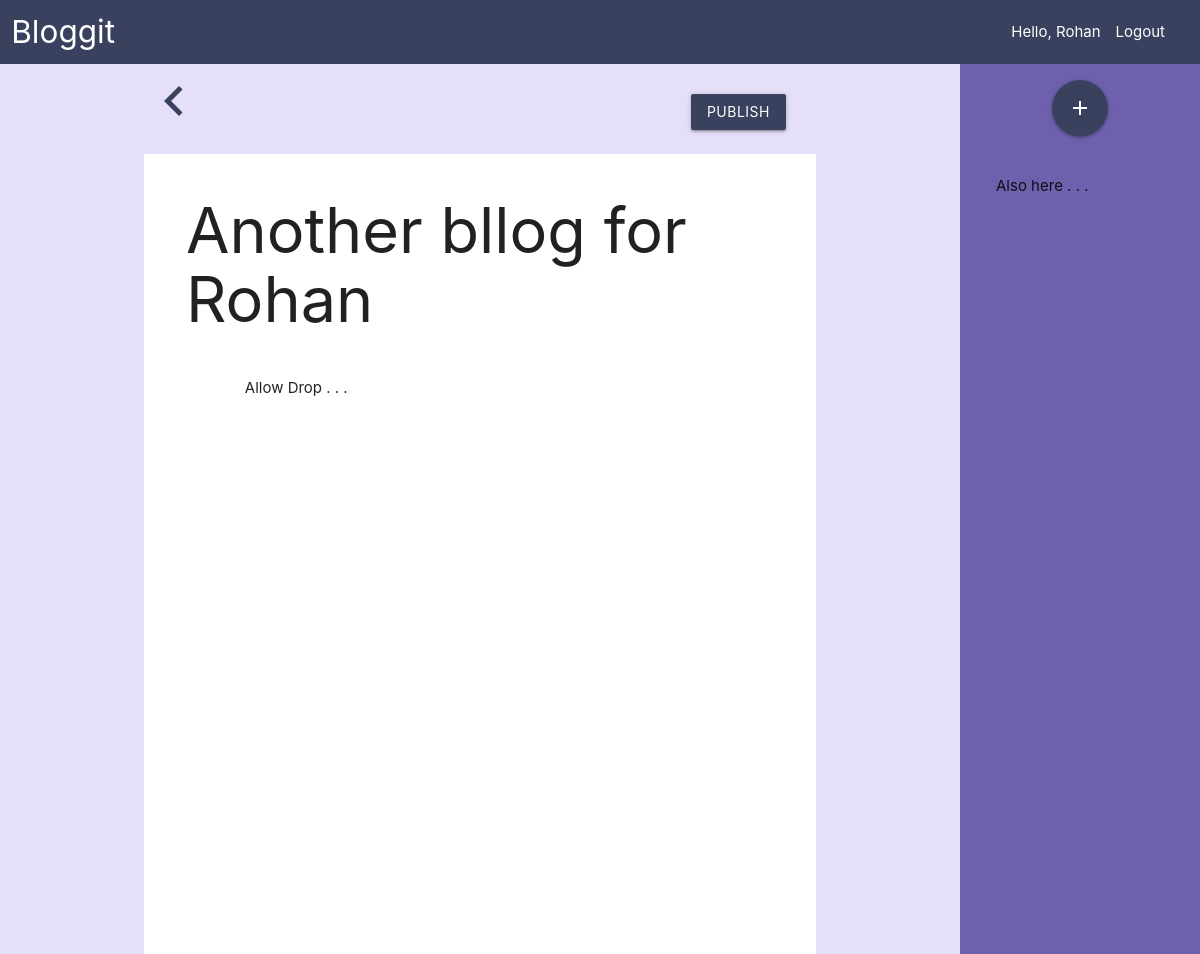
/edit/21 (signed in), run on an earlier commit of the app's database.
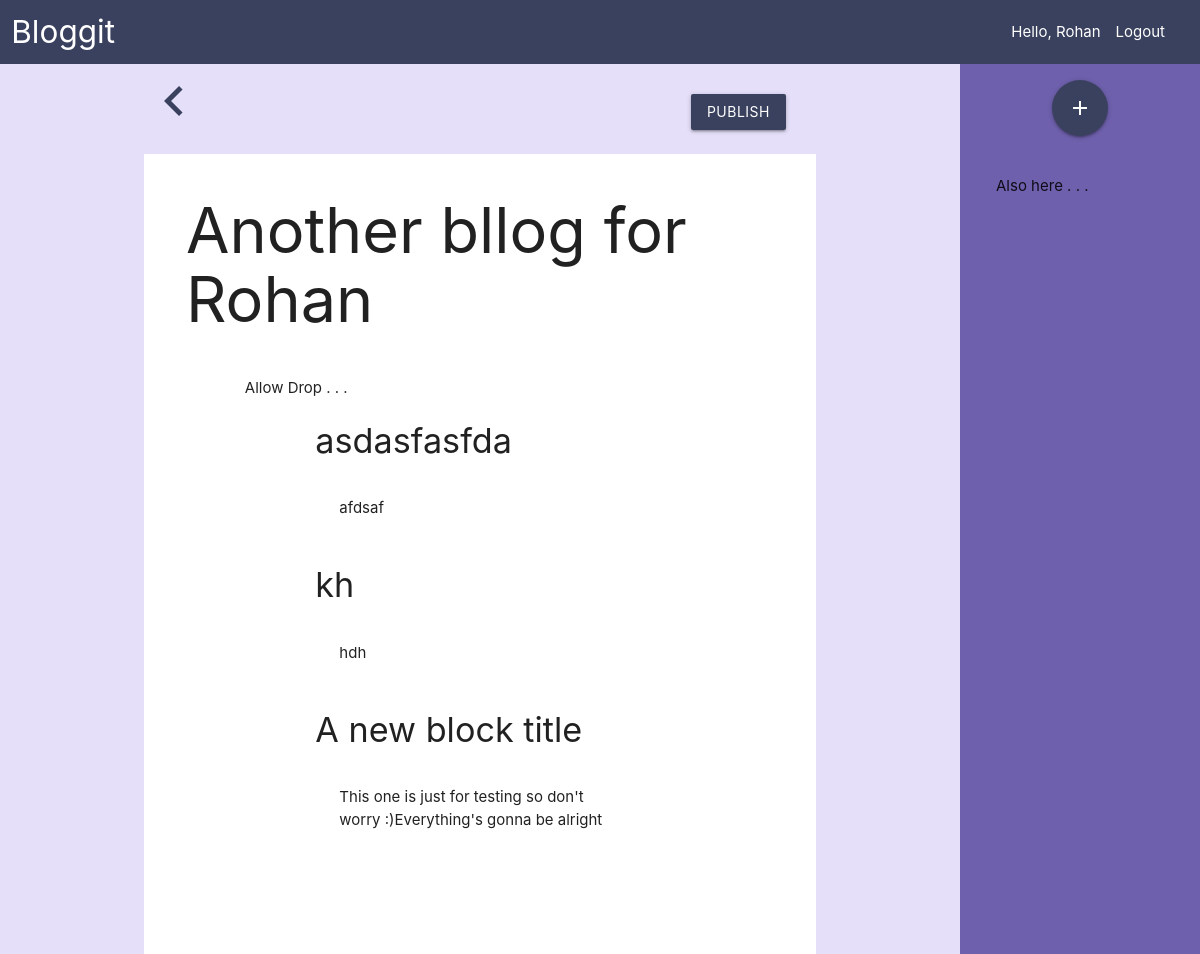
And on a later commit of the database.
### blog/models.py (models this page shows, shortened)
class block(models.Model):
    blog = models.ForeignKey(blog, on_delete=models.CASCADE)
    position = models.IntegerField(default=0)
    title = models.CharField(max_length=50)
    content = models.TextField()
    isMerged = models.BooleanField(default=False)

### blog/views.py (the view)
# urls.py: path('edit/<int:id>', views.edit_blog, name='edit_blog'),
def edit_blog(request, id):
    if (not request.user.is_authenticated):
        return redirect('')
    user = request.user
    blog = user.blog_set.get(id=id)
    merged_block = blog.block_set.filter(isMerged=True)
    unmerged_block = blog.block_set.filter(isMerged=False)
    return render(request, 'content.html',
                  {
                      'blog': blog,
                      'merged_block': merged_block,
                      'unmerged_block': unmerged_block
                  }
                  )

### blog/templates/content.html (shortened to what this page needs)
<!DOCTYPE html>
<html lang="en">
<head>
    <link rel="stylesheet" href="https://cdnjs.cloudflare.com/ajax/libs/materialize/1.0.0/css/materialize.min.css">
</head>
<body>
    <nav class="nav">
        <div class="row">
            <div class="col m2">
                <a href="#" class="brand-logo left">Bloggit</a>
            </div>
            <div class="col m2 right">
                {% if user.is_authenticated %}
                <ul>
                    <li>Hello, {{user.first_name}}</li>
                    <li><a href="../accounts/logout">Logout</a></li>
                </ul>
                {% endif %}
            </div>
        </div>
    </nav>
    <div class="container-fluid mainpage">
        <div class="mainbar">
            <form action="" method="POST">
                <div class="container"><a href="/" class="waves-effect waves-light back-btn">
                    <i class="material-icons medium">chevron_left</i>
                </a>
                <a href="publish/{{blog.id}}" class="btn waves-effect waves-light right navcolor publish-btn" name="publish">Publish</a>
                </div>
                <div class="container page">
                    <h1>{{ blog.heading }}</h1>
                    <div class="container" ondrop="drop(event, 1, {{blog.id}})" ondragover="allowDrop(event)" id="merged_block_container">
                        Allow Drop . . .
                        {% for block in merged_block %}
                            <div class="card" draggable="true" ondragstart="drag(event)" id={{block.id}}>
                                <div class="container">
                                    <div class="card-title">
                                        <h4>{{ block.title }}</h4>
                                    </div>
                                    <div class="card-content">
                                        <p>{{block.content}}</p>
                                    </div>
                                </div>
                            </div>
                        {% endfor %}
                    </div>
                </div>
            </form>
        </div>
        <div class="sidebar">
            <div class="container sidepage" ondrop="drop(event, 0, {{blog.id}})" ondragover="allowDrop(event)" id="unmerged_block_container">
                <div class="plus-btn">
                    <a href="#modal1" class="waves-effect waves-light btn navcolor modal-trigger btn-floating btn-large">
                        <i class="material-icons large">add</i>
                    </a>
                </div>
                <br>
                Also here . . .
            </div>
        </div>
    </div>
</body>
</html>

What changed in the data, as far as the page shows it:
added block: title "asdasfasfda", content "afdsaf"
added block: title "kh", content "hdh"
added block: title "A new block title", content "This one is just for testing so don't worry :)Everything's gonna be alright"
